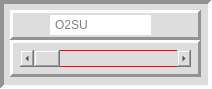
      <widget class="QFrame" name="frame_280">
       <property name="minimumSize">
        <size>
         <width>212</width>
         <height>89</height>
        </size>
       </property>
       <property name="styleSheet">
        <string notr="true">background-color: rgb(221, 221, 221);</string>
       </property>
       <property name="frameShape">
        <enum>QFrame::Panel</enum>
       </property>
       <property name="frameShadow">
        <enum>QFrame::Sunken</enum>
       </property>
       <property name="lineWidth">
        <number>4</number>
       </property>
       <property name="midLineWidth">
        <number>0</number>
       </property>
       <widget class="QFrame" name="frame_281">
        <property name="geometry">
         <rect>
          <x>10</x>
          <y>40</y>
          <width>191</width>
          <height>37</height>
         </rect>
        </property>
        <property name="styleSheet">
         <string notr="true"/>
        </property>
        <property name="frameShape">
         <enum>QFrame::Panel</enum>
        </property>
        <property name="frameShadow">
         <enum>QFrame::Raised</enum>
        </property>
        <property name="lineWidth">
         <number>3</number>
        </property>
        <widget class="QScrollBar" name="horizontalScrollBar_97">
         <property name="geometry">
          <rect>
           <x>10</x>
           <y>10</y>
           <width>171</width>
           <height>17</height>
          </rect>
         </property>
         <property name="minimumSize">
          <size>
           <width>171</width>
           <height>17</height>
          </size>
         </property>
         <property name="maximumSize">
          <size>
           <width>171</width>
           <height>17</height>
          </size>
         </property>
         <property name="styleSheet">
          <string notr="true"> border: 1px solid red</string>
         </property>
         <property name="orientation">
          <enum>Qt::Horizontal</enum>
         </property>
        </widget>
       </widget>
       <widget class="QFrame" name="frame_282">
        <property name="geometry">
         <rect>
          <x>10</x>
          <y>10</y>
          <width>191</width>
          <height>30</height>
         </rect>
        </property>
        <property name="frameShape">
         <enum>QFrame::Panel</enum>
        </property>
        <property name="frameShadow">
         <enum>QFrame::Raised</enum>
        </property>
        <property name="lineWidth">
         <number>3</number>
        </property>
        <property name="midLineWidth">
         <number>0</number>
        </property>
        <widget class="QLineEdit" name="lineEdit_97">
         <property name="geometry">
          <rect>
           <x>40</x>
           <y>5</y>
           <width>101</width>
           <height>20</height>
          </rect>
         </property>
         <property name="minimumSize">
          <size>
           <width>101</width>
           <height>20</height>
          </size>
         </property>
         <property name="maximumSize">
          <size>
           <width>101</width>
           <height>20</height>
          </size>
         </property>
         <property name="styleSheet">
          <string notr="true">QLineEdit {
 border: 3px solid wHITE;
	background-color: rgb(255, 255, 255);
}</string>
         </property>
         <property name="placeholderText">
          <string>O2SU</string>
         </property>
        </widget>
       </widget>
      </widget>
